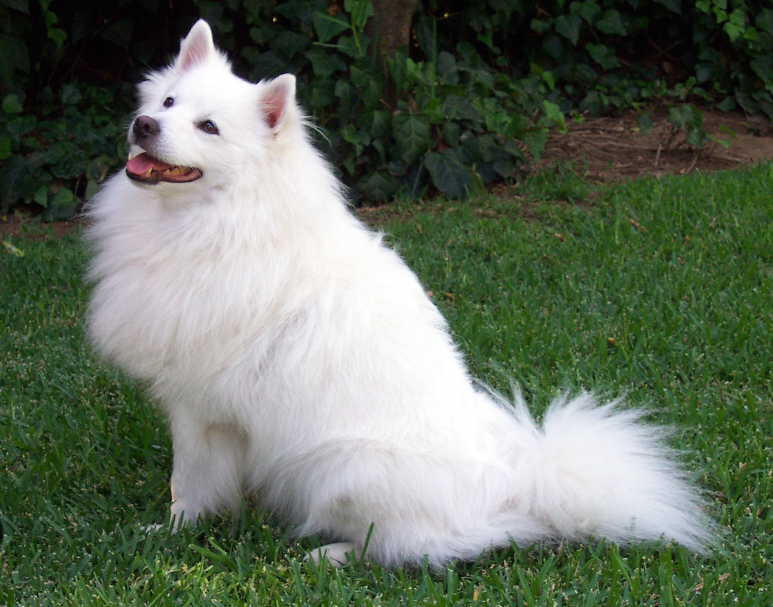
#> input picture src/models/dog.jpg, 1546 x 1213 px (shown at 1/2 size); its folder holds only this picture in this run
$ python -i apply_raindrop_cv.py   (imports and definitions only)
#> lines starting #> are read from the running program, lines starting #| are printed output that depends on the picture; after the words box and inside, x2 and y2 are one past the last pixel; in counts of white or black regions, pixels touching at a corner belong together
#> in apply_raindrop_effect, image is the input picture: shape (1213, 1546, 3); mean B, G, R 93.8, 110, 99.1
import os
import cv2
import numpy as np
import random
import sys
from pathlib import Path
from tqdm import tqdm
from PIL import Image

# Add the project root to the path for imports to work correctly
project_root = Path(__file__).resolve().parents[2]  # Go up 2 levels to reach project root
sys.path.append(str(project_root))

def create_raindrop_mask(height, width, center_x, center_y, radius, oval_factor=1.3):
    """
    Create a raindrop mask with a circle and an oval to simulate a raindrop shape.

    Args:
        height, width: Dimensions of the mask
        center_x, center_y: Center coordinates of the drop
        radius: Radius of the drop
        oval_factor: Factor for oval height compared to radius

    Returns:
        Mask of the raindrop
    """
    mask = np.zeros((height, width), dtype=np.uint8)

    # Draw circle
    cv2.circle(mask, (center_x, center_y), radius, 128, -1)

    # Draw oval (ellipse) for the bottom part
    oval_height = int(oval_factor * radius)
    cv2.ellipse(mask, (center_x, center_y), (radius, oval_height), 0, 180, 360, 128, -1)

    # Blur the mask to create smooth edges
    mask = cv2.GaussianBlur(mask, (21, 21), 10)

    # Normalize the mask
    mask = mask.astype(np.float32) / np.max(mask) * 255.0

    return mask

def create_raindrop_texture(image, center_x, center_y, radius, mask):
    """
    Create a raindrop texture by applying a fisheye-like effect on a portion of the image.

    Args:
        image: Input image
        center_x, center_y: Center coordinates of the drop
        radius: Radius of the drop
        mask: Mask of the raindrop

    Returns:
        Raindrop texture
    """
    # Extract region of interest (ROI)
    roi_size = radius * 4
    roi_x1 = max(0, center_x - roi_size//2)
    roi_x2 = min(image.shape[1], center_x + roi_size//2)
    roi_y1 = max(0, center_y - roi_size//2)
    roi_y2 = min(image.shape[0], center_y + roi_size//2)

    roi = image[roi_y1:roi_y2, roi_x1:roi_x2].copy()

    if roi.size == 0:
        return None

    # Apply Gaussian blur to simulate refraction
    blurred_roi = cv2.GaussianBlur(roi, (5, 5), 2)

    # Create a distortion map (simple version)
    roi_h, roi_w = roi.shape[:2]
    map_x, map_y = np.meshgrid(np.linspace(0, roi_w-1, roi_w), np.linspace(0, roi_h-1, roi_h))

    # Calculate distances from center of ROI
    center_roi_x, center_roi_y = roi_w // 2, roi_h // 2
    dx = map_x - center_roi_x
    dy = map_y - center_roi_y

    # Calculate normalized distance
    r = np.sqrt(dx**2 + dy**2)
    r = r / (np.max(r) * 0.8)  # Scale factor

    # Apply distortion (simple lens effect)
    k = 0.3  # Distortion factor
    r_dist = r * (1 + k * r**2)

    # Clamp r_dist to avoid overflow
    r_dist = np.minimum(r_dist, 1.0)

    # Calculate new coordinates
    theta = np.arctan2(dy, dx)
    new_x = center_roi_x + r_dist * np.cos(theta) * r * roi_w/2
    new_y = center_roi_y + r_dist * np.sin(theta) * r * roi_h/2

    # Ensure coordinates are within bounds
    new_x = np.clip(new_x, 0, roi_w-1).astype(np.float32)
    new_y = np.clip(new_y, 0, roi_h-1).astype(np.float32)

    # Remap image
    distorted_roi = cv2.remap(blurred_roi, new_x, new_y, cv2.INTER_LINEAR)

    # Flip the ROI vertically to simulate water drop reflection
    distorted_roi = cv2.flip(distorted_roi, 0)

    return distorted_roi

def add_raindrop(image, config):
    """
    Add raindrops to an image.

    Args:
        image: Input image
        config: Configuration parameters for raindrops

    Returns:
        Image with raindrops
    """
    img_height, img_width = image.shape[:2]
#> img_height = 1213; img_width = 1546
    result = image.copy()

    # Number of raindrops
    drop_count = random.randint(config['minDrops'], config['maxDrops'])

    # Track occupied areas to avoid overlapping drops
    occupied = np.zeros((img_height, img_width), dtype=np.uint8)

    for _ in range(drop_count):
        # Random raindrop parameters
        radius = random.randint(config['minR'], config['maxR'])
        center_x = random.randint(radius, img_width - radius)
        center_y = random.randint(radius, img_height - radius)

        # Check if the center area is already occupied
        if occupied[center_y, center_x] > 0:
            continue

        # Create a mask for the drop (circle + oval)
        drop_mask_height = 5 * radius
        drop_mask_width = 4 * radius
        drop_mask = create_raindrop_mask(drop_mask_height, drop_mask_width,
                                        drop_mask_width // 2, drop_mask_height // 2, radius)

        # Adjust mask to image coordinates
        mask_y1 = max(0, center_y - drop_mask_height // 2)
        mask_y2 = min(img_height, center_y + drop_mask_height // 2)
        mask_x1 = max(0, center_x - drop_mask_width // 2)
        mask_x2 = min(img_width, center_x + drop_mask_width // 2)

        mask_h = mask_y2 - mask_y1
        mask_w = mask_x2 - mask_x1

        # Check if mask dimensions are valid
        if mask_h <= 0 or mask_w <= 0:
            continue

        # Get portion of the mask that fits within the image
        mask_offset_y = max(0, drop_mask_height // 2 - center_y)
        mask_offset_x = max(0, drop_mask_width // 2 - center_x)
        crop_mask = drop_mask[mask_offset_y:mask_offset_y + mask_h,
                              mask_offset_x:mask_offset_x + mask_w]

        # Create a raindrop texture
        drop_texture = create_raindrop_texture(image, center_x, center_y, radius, crop_mask)

        if drop_texture is None or drop_texture.size == 0:
            continue

        # Resize texture to match the mask region
        try:
            drop_texture = cv2.resize(drop_texture, (mask_w, mask_h))
        except cv2.error:
            continue

        # Convert mask to 3 channels for color image blending
        mask_3ch = np.repeat(crop_mask[:, :, np.newaxis] / 255.0, 3, axis=2)

        # Blend the original image with the drop texture
        roi = result[mask_y1:mask_y2, mask_x1:mask_x2]
        result[mask_y1:mask_y2, mask_x1:mask_x2] = (
            drop_texture * mask_3ch + roi * (1 - mask_3ch)
        ).astype(np.uint8)

        # Mark the area as occupied
        occupied[mask_y1:mask_y2, mask_x1:mask_x2] = (crop_mask > 0).astype(np.uint8)
#> this loop made 30 passes
#> pass 1, in create_raindrop_texture, `roi = image[roi_y1:roi_y2, roi_x1:roi_x2].copy()`:
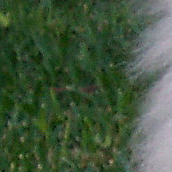
#> roi: shape (172, 172, 3); mean B, G, R 61.4, 85.9, 66.3
#> pass 1, in create_raindrop_texture, `distorted_roi = cv2.remap(blurred_roi, new_x, new_y, cv2.INTER_LINEAR)`:
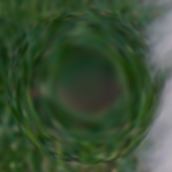
#> distorted_roi: shape (172, 172, 3); mean B, G, R 52.6, 78.4, 58
#> pass 1, in create_raindrop_texture, `distorted_roi = cv2.flip(distorted_roi, 0)`:
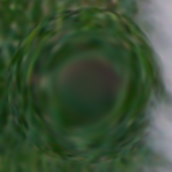
#> distorted_roi: shape (172, 172, 3); mean B, G, R 52.6, 78.4, 58
#> after the loop:
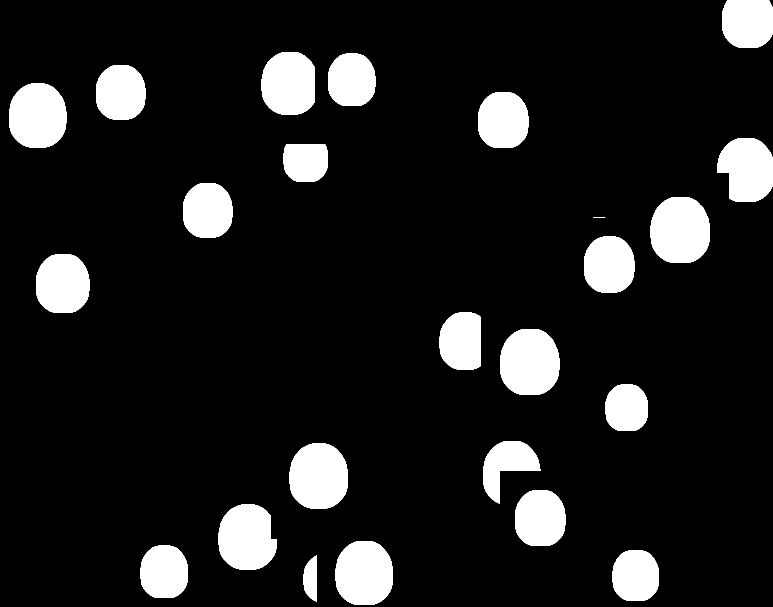
#> occupied: shape (1213, 1546) (shown at 1/2 size); values 0 (black) and 1 (white), 11.7% white; 24 white regions, largest, box (x1, y1, x2, y2) and area: (1301, 394, 1420, 526) 13055, (1000, 658, 1119, 790) 13055, (579, 887, 696, 1017) 12650
#> after the loop:
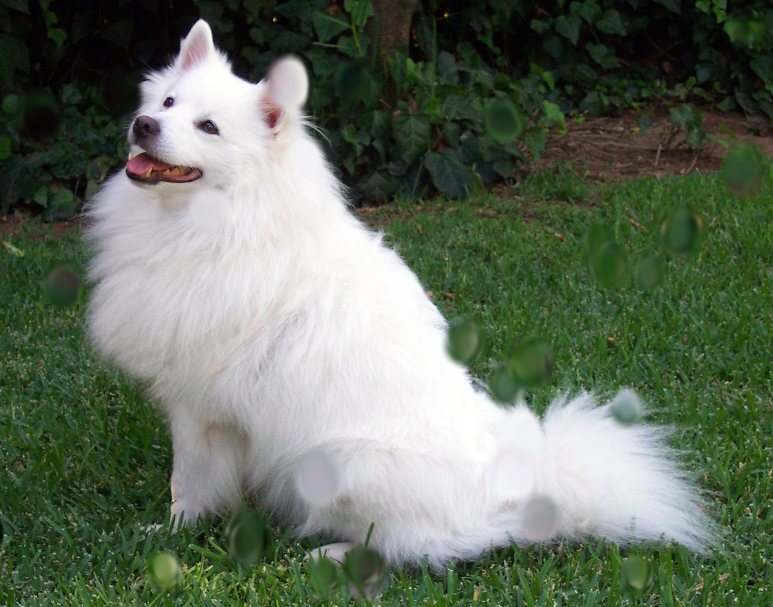
#> result: shape (1213, 1546, 3) (shown at 1/2 size); 13.21% of pixels changed, all inside (x1, y1, x2, y2) = (18, 0, 1546, 1210)

    # Apply darken effect at edges for more realism
    if config.get('edge_darkratio', 0) > 0:
        edge_mask = occupied.astype(np.float32) / 255 * config['edge_darkratio']
        edge_mask = np.repeat(edge_mask[:, :, np.newaxis], 3, axis=2)
        result = (result * (1 - edge_mask)).astype(np.uint8)

    return result

def apply_raindrop_effect(image_path, drop_config=None):
    """
    Apply raindrop effect to an image.

    Args:
        image_path: Path to the image file
        drop_config: Configuration for raindrop effect (optional)

    Returns:
        Image with raindrop effect applied
    """
    if drop_config is None:
        drop_config = {
            'maxR': 50,
            'minR': 30,
            'maxDrops': 30,
            'minDrops': 30,
            'edge_darkratio': 0.3,
        }

    # Read image
    image = cv2.imread(image_path)
    if image is None:
        raise ValueError(f"Could not read image at {image_path}")

    # Add raindrops
    result = add_raindrop(image, drop_config)

    # Convert to PIL Image for saving
    result_pil = Image.fromarray(cv2.cvtColor(result, cv2.COLOR_BGR2RGB))

    return result_pil

# [113 lines left out: functions process_dataset_subset, main, not called in this run]

# [3 lines not run here, left out]

>>> result = apply_raindrop_effect('../models/dog.jpg')
